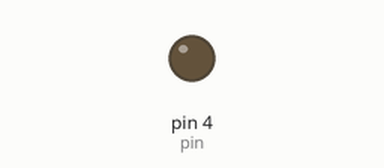
A sketch run on a simulated Arduino Uno, built with avr-gcc and run on an emulated ATmega328P. Shown: output pins drawn as LEDs (lit = HIGH). Random numbers use the default seed unless the sketch sets one.

Above: at 0.24 s.
At 37.93 s:
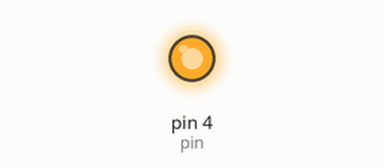
Timing chart, 0 to 40.0 s (numbered marks = the images above):
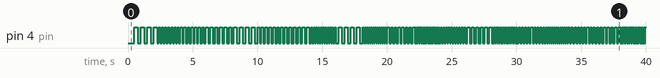

The sketch:

impreza.ino
```cpp
#include <TimerOne.h>


#define pin 4
int ticks=25;
int state=0;
int change=0;

void setup()
{
  pinMode(pin, OUTPUT);
    Timer1.initialize(2000000);         // initialize timer1, and set a 1/2 second period

  Timer1.attachInterrupt(callback);
}

void loop()
{
  static int counter=ticks;

  while(counter--)
  {
    if(!counter){
      digitalWrite(pin, (state) ? HIGH : LOW);
      state = !state;


      counter=ticks;
    }
    delay(10);
  }

}

void callback()
{
    ticks=random(5,25);
}
```

Measured:
- by itself, pin 4 (pin): LOW → HIGH at 0.49 s, → LOW 0.25 s later, → HIGH 0.25 s later, → LOW 0.25 s later, … (361 changes in this stretch)
